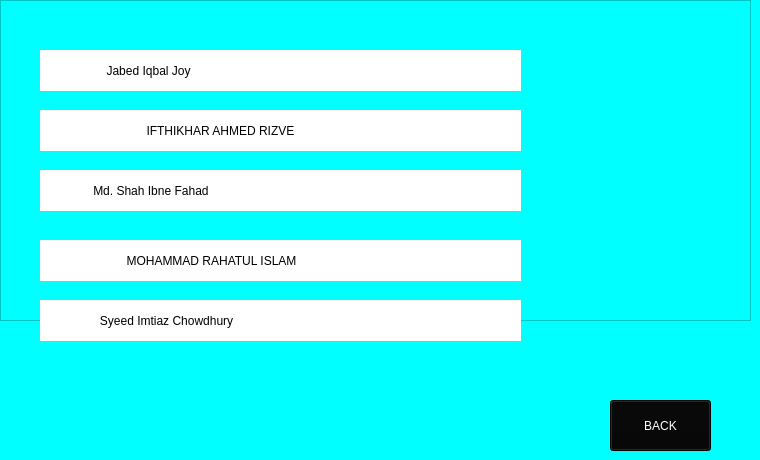
    <widget class="QWidget" name="page">
     <property name="styleSheet">
      <string notr="true">background-color: rgb(0, 255, 255);</string>
     </property>
     <widget class="QFrame" name="frame_10">
      <property name="geometry">
       <rect>
        <x>0</x>
        <y>0</y>
        <width>751</width>
        <height>321</height>
       </rect>
      </property>
      <property name="frameShape">
       <enum>QFrame::StyledPanel</enum>
      </property>
      <property name="frameShadow">
       <enum>QFrame::Raised</enum>
      </property>
      <widget class="QLabel" name="label_27">
       <property name="geometry">
        <rect>
         <x>40</x>
         <y>50</y>
         <width>481</width>
         <height>41</height>
        </rect>
       </property>
       <property name="styleSheet">
        <string notr="true">background-color: rgb(255, 255, 255);
font: 87 12pt &quot;Arial Black&quot;;</string>
       </property>
       <property name="text">
        <string>                    Jabed Iqbal Joy</string>
       </property>
      </widget>
      <widget class="QLabel" name="label_28">
       <property name="geometry">
        <rect>
         <x>40</x>
         <y>110</y>
         <width>481</width>
         <height>41</height>
        </rect>
       </property>
       <property name="styleSheet">
        <string notr="true">background-color: rgb(255, 255, 255);
font: 87 12pt &quot;Arial Black&quot;;</string>
       </property>
       <property name="text">
        <string>                                IFTHIKHAR AHMED RIZVE</string>
       </property>
      </widget>
      <widget class="QLabel" name="label_29">
       <property name="geometry">
        <rect>
         <x>40</x>
         <y>240</y>
         <width>481</width>
         <height>41</height>
        </rect>
       </property>
       <property name="styleSheet">
        <string notr="true">background-color: rgb(255, 255, 255);
font: 87 12pt &quot;Arial Black&quot;;</string>
       </property>
       <property name="text">
        <string>                          MOHAMMAD RAHATUL ISLAM</string>
       </property>
      </widget>
      <widget class="QLabel" name="label_30">
       <property name="geometry">
        <rect>
         <x>40</x>
         <y>170</y>
         <width>481</width>
         <height>41</height>
        </rect>
       </property>
       <property name="styleSheet">
        <string notr="true">background-color: rgb(255, 255, 255);
font: 87 12pt &quot;Arial Black&quot;;</string>
       </property>
       <property name="text">
        <string>                Md. Shah Ibne Fahad</string>
       </property>
      </widget>
     </widget>
     <widget class="QLabel" name="label_31">
      <property name="geometry">
       <rect>
        <x>40</x>
        <y>300</y>
        <width>481</width>
        <height>41</height>
       </rect>
      </property>
      <property name="styleSheet">
       <string notr="true">background-color: rgb(255, 255, 255);
font: 87 12pt &quot;Arial Black&quot;;</string>
      </property>
      <property name="text">
       <string>                  Syeed Imtiaz Chowdhury</string>
      </property>
     </widget>
     <widget class="QPushButton" name="pushButton">
      <property name="geometry">
       <rect>
        <x>610</x>
        <y>400</y>
        <width>101</width>
        <height>51</height>
       </rect>
      </property>
      <property name="styleSheet">
       <string notr="true">QPushButton
{
background: #060606;
color:white;
font: 87 8pt &quot;Arial Black&quot;;
}</string>
      </property>
      <property name="text">
       <string>BACK</string>
      </property>
     </widget>
    </widget>
